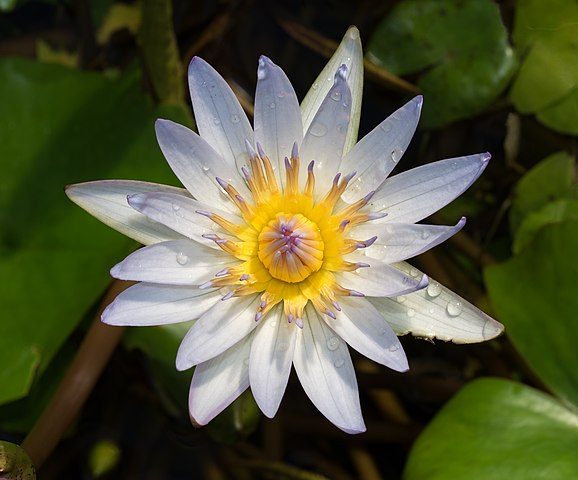
#> input picture exercises/my_solutions/ex1_6/flower.jpg, 578 x 480 px, found by its file name
$ python ex1_6_8.py
#> lines starting #> are read from the running program, lines starting #| are printed output that depends on the picture
import cv2
import matplotlib.pyplot as plt

image = cv2.imread('exercises/my_solutions/ex1/flower.jpg')
#> image is the input picture: shape (480, 578, 3); mean B, G, R 57.5, 87.7, 85.1
b, g, r = cv2.split(image)
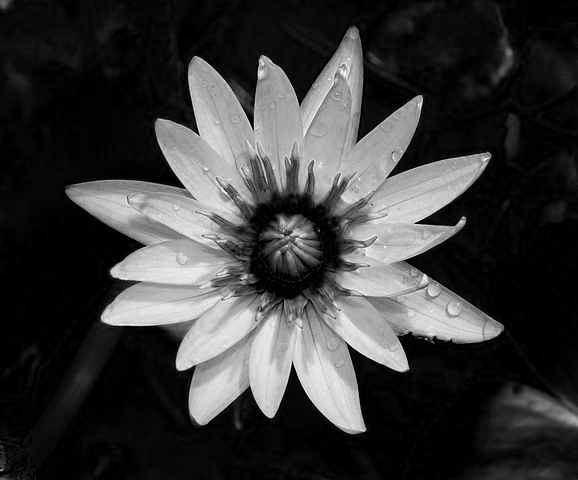
#> b: shape (480, 578); min 0, max 255, mean 57.5
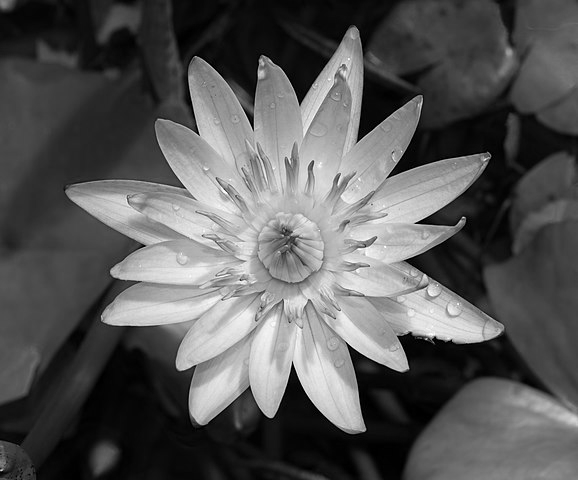
#> g: shape (480, 578); min 0, max 255, mean 87.7
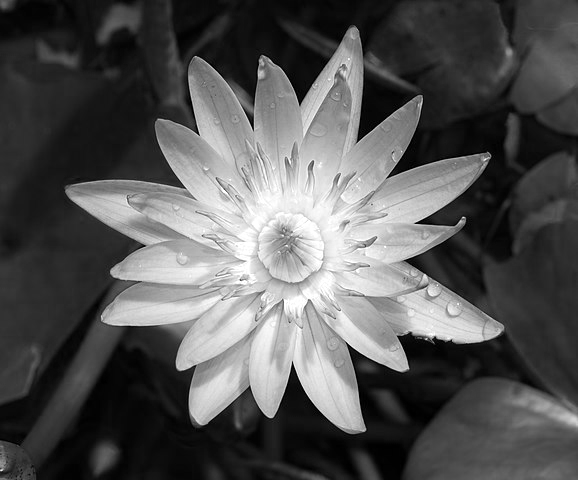
#> r: shape (480, 578); min 0, max 255, mean 85.1

row = image.shape[0] // 2  # pick a row through the middle of the image
#> row = 240

plt.figure()
plt.plot(g[row, :], color='green')
plt.title(f'Green channel intensity along row {row}')
plt.xlabel('Column (pixel)')
plt.ylabel('Green value')
plt.savefig('exercises/my_solutions/ex1/1_6_8_green.png')
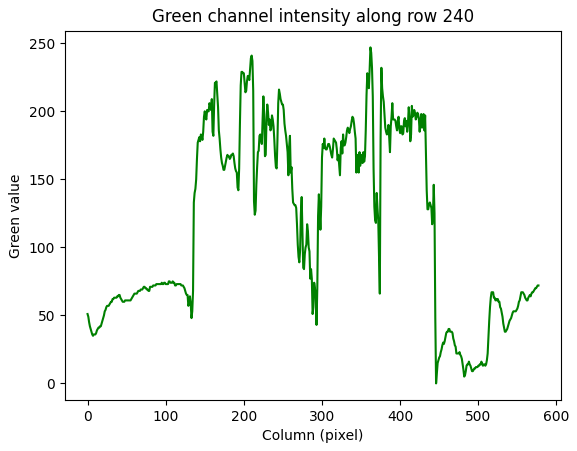
#> figure drawn by matplotlib, 1 panel; curve peaks at x = 362, y = 247

plt.figure()
plt.plot(b[row, :], color='blue')
plt.title(f'Blue channel intensity along row {row}')
plt.xlabel('Column (pixel)')
plt.ylabel('Blue value')
plt.savefig('exercises/my_solutions/ex1/1_6_8_blue.png')
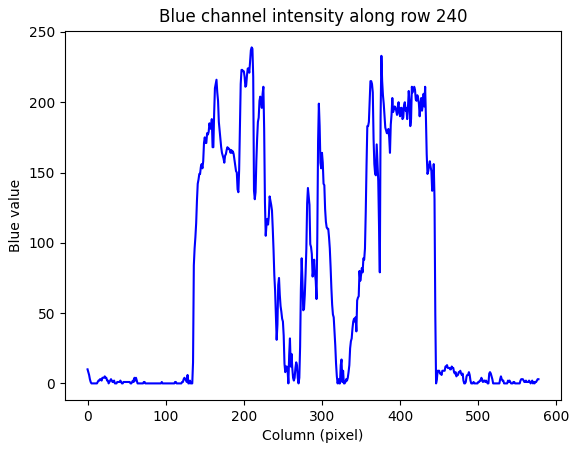
#> figure drawn by matplotlib, 1 panel; curve peaks at x = 210, y = 239

plt.figure()
plt.plot(r[row, :], color='red')
plt.title(f'Red channel intensity along row {row}')
plt.xlabel('Column (pixel)')
plt.ylabel('Red value')
plt.savefig('exercises/my_solutions/ex1/1_6_8_red.png')
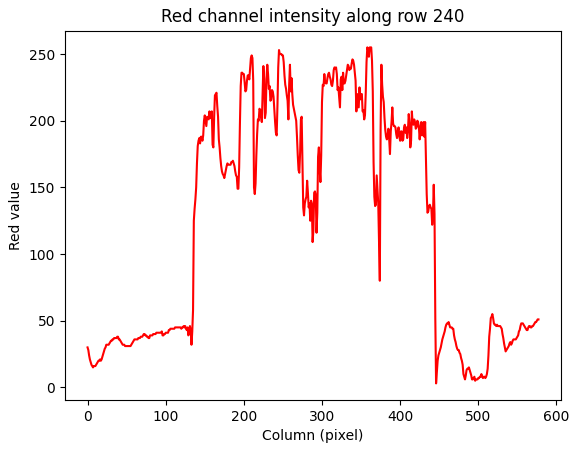
#> figure drawn by matplotlib, 1 panel; curve peaks at x = 358, y = 255

plt.show()
